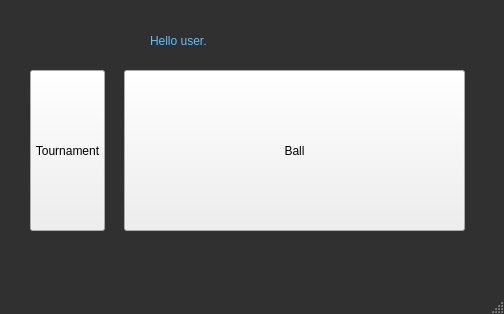
<?xml version="1.0" encoding="UTF-8"?>
<ui version="4.0">
 <class>MainWindow</class>
 <widget class="QMainWindow" name="MainWindow">
  <property name="geometry">
   <rect>
    <x>0</x>
    <y>0</y>
    <width>504</width>
    <height>314</height>
   </rect>
  </property>
  <property name="windowTitle">
   <string>MainWindow</string>
  </property>
  <property name="styleSheet">
   <string notr="true">QMainWindow{
	background-color: rgb(48, 48, 48);
	
}
QLabel{
	font: 75 12pt &quot;MS Shell Dlg 2&quot;;
	color: white;
	
}
QGroupBox{
	font: 75 8pt &quot;MS Shell Dlg 2&quot;;
	color: white;
	border-radius: 10px;
	border: 2px solid rgb(220, 220, 220);

}

</string>
  </property>
  <widget class="QWidget" name="centralwidget">
   <widget class="QPushButton" name="pushButton">
    <property name="geometry">
     <rect>
      <x>124</x>
      <y>70</y>
      <width>341</width>
      <height>161</height>
     </rect>
    </property>
    <property name="text">
     <string>Ball</string>
    </property>
   </widget>
   <widget class="QLabel" name="label">
    <property name="geometry">
     <rect>
      <x>150</x>
      <y>20</y>
      <width>141</width>
      <height>41</height>
     </rect>
    </property>
    <property name="styleSheet">
     <string notr="true">QLabel{
	color: rgb(85, 196, 255);

	font: 12pt &quot;Comic Sans MS&quot;;
}</string>
    </property>
    <property name="text">
     <string>Hello user.</string>
    </property>
   </widget>
   <widget class="QPushButton" name="pushButton_2">
    <property name="geometry">
     <rect>
      <x>30</x>
      <y>70</y>
      <width>75</width>
      <height>161</height>
     </rect>
    </property>
    <property name="text">
     <string>Tournament</string>
    </property>
    <property name="checked">
     <bool>false</bool>
    </property>
   </widget>
  </widget>
  <widget class="QMenuBar" name="menubar">
   <property name="geometry">
    <rect>
     <x>0</x>
     <y>0</y>
     <width>504</width>
     <height>21</height>
    </rect>
   </property>
  </widget>
  <widget class="QStatusBar" name="statusbar"/>
 </widget>
 <resources/>
 <connections/>
</ui>
